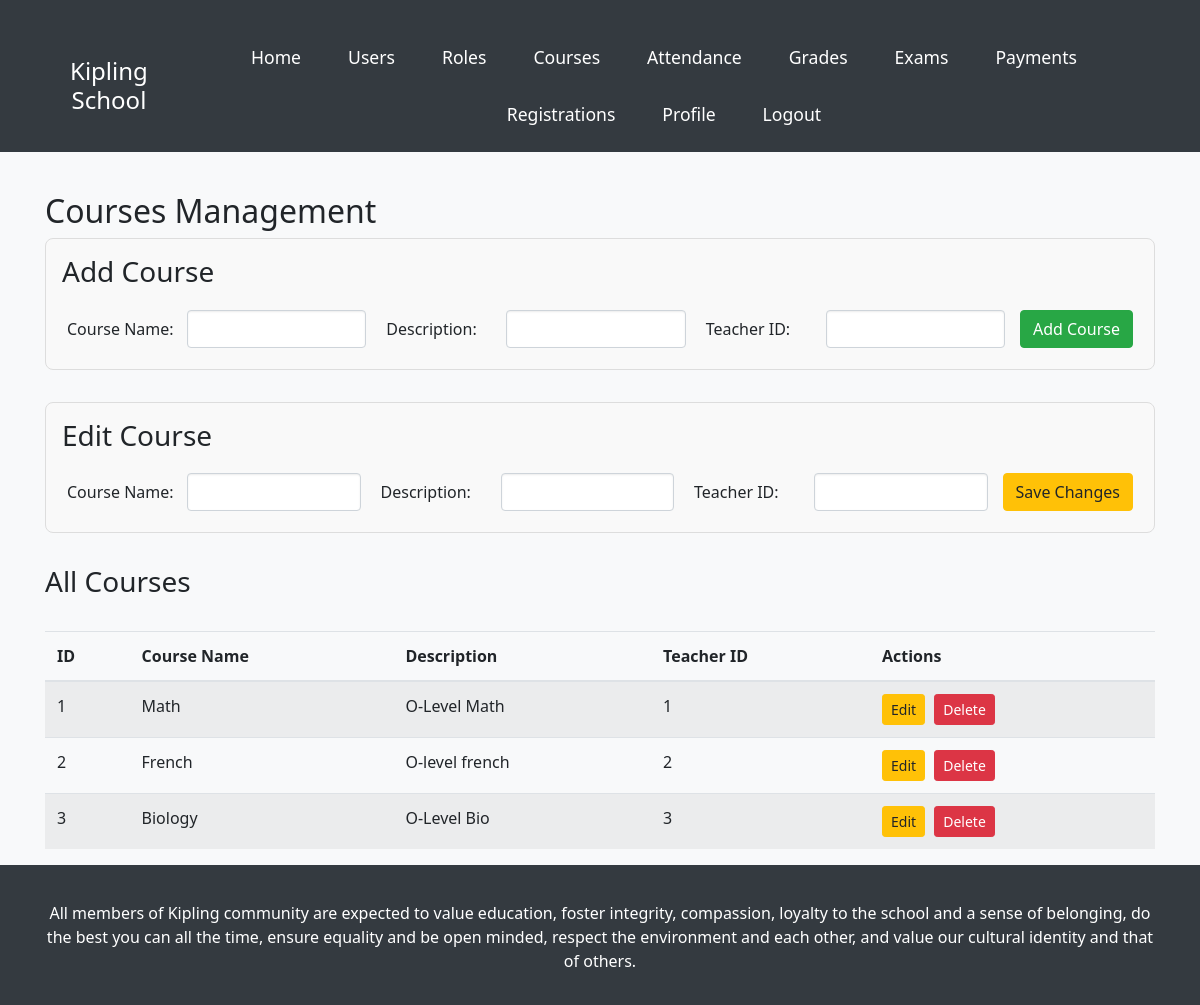
The app's page /SEFinal/views/admin/courses.php (signed in) with its own data.
### tables this page shows
CREATE TABLE `Courses` (
  `CourseID` int(11) NOT NULL,
  `CourseName` varchar(100) DEFAULT NULL,
  `TeacherID` int(11) DEFAULT NULL,
  `Description` text DEFAULT NULL
);

### SEFinal/models/Course.php (called while the page is built, shortened)
<?php
class Course {
    private $conn;
    public function __construct($db) {
        $this->conn = $db;
    }
    public function getAllCourses() {
        $query = "SELECT * FROM courses";
        $result = $this->conn->query($query);
        return $result;
    }
}
?>

### SEFinal/views/admin/courses.php (the view, shortened to what this page needs)
<?php
include('../../includes/header.php');
include('../../includes/db.php');
include('../../models/Course.php');
$course = new Course($conn);
$courses = $course->getAllCourses();
?>
<div class="container">
    <h2>Courses Management</h2>
    <div class="form-section">
        <h3>Add Course</h3>
        <form method="POST" action="../../controllers/CourseController.php" class="form-inline">
            <div class="form-group">
                <label for="courseName">Course Name:</label>
                <input type="text" id="courseName" name="courseName" class="form-control" required>
            </div>
            <div class="form-group">
                <label for="description">Description:</label>
                <input type="text" id="description" name="description" class="form-control" required>
            </div>
            <div class="form-group">
                <label for="teacherId">Teacher ID:</label>
                <input type="number" id="teacherId" name="teacherId" class="form-control" required>
            </div>
            <button type="submit" class="btn btn-success">Add Course</button>
        </form>
    </div>
    <div class="form-section">
        <h3>Edit Course</h3>
        <form method="POST" action="../../controllers/CourseController.php" class="form-inline">
            <div class="form-group">
                <label for="editCourseName">Course Name:</label>
                <input type="text" id="editCourseName" name="courseName" class="form-control" required>
            </div>
            <div class="form-group">
                <label for="editDescription">Description:</label>
                <input type="text" id="editDescription" name="description" class="form-control" required>
            </div>
            <div class="form-group">
                <label for="editTeacherId">Teacher ID:</label>
                <input type="number" id="editTeacherId" name="teacherId" class="form-control" required>
            </div>
            <button type="submit" class="btn btn-warning">Save Changes</button>
        </form>
    </div>
    <h3>All Courses</h3>
    <table class="table table-striped">
        <thead>
            <tr>
                <th>ID</th>
                <th>Course Name</th>
                <th>Description</th>
                <th>Teacher ID</th>
                <th>Actions</th>
            </tr>
        </thead>
        <tbody>
            <?php while ($row = $courses->fetch_assoc()): ?>
                <tr>
                    <td><?php echo $row['CourseID']; ?></td>
                    <td><?php echo $row['CourseName']; ?></td>
                    <td><?php echo $row['Description']; ?></td>
                    <td><?php echo $row['TeacherID']; ?></td>
                    <td>
                        <button class="btn btn-sm btn-warning" onclick="editCourse('<?php echo $row['CourseID']; ?>', '<?php echo $row['CourseName']; ?>', '<?php echo $row['Description']; ?>', '<?php echo $row['TeacherID']; ?>')">Edit</button>
                        <a class="btn btn-sm btn-danger" href="../../controllers/CourseController.php?action=delete&id=<?php echo $row['CourseID']; ?>" onclick="return confirm('Are you sure you want to delete this course?');">Delete</a>
                    </td>
                </tr>
            <?php endwhile; ?>
        </tbody>
    </table>
</div>
<?php
include('../../includes/footer.php');
?>

### SEFinal/includes/header.php (shortened to what this page needs)
<!DOCTYPE html>
<html lang="en">
<head>
    <link rel="stylesheet" href="https://maxcdn.bootstrapcdn.com/bootstrap/4.5.2/css/bootstrap.min.css">
    <link rel="stylesheet" href="/SEFinal/css/style.css">
</head>
<body>
<?php if (isset($_SESSION['user_id'])): ?>
<header class="bg-dark text-white p-3">
    <div class="container">
        <h1 class="text-center">Kipling School</h1>
        <nav class="nav justify-content-center">
            <a class="nav-link text-white" href="/SEFinal/index.php">Home</a>
            <a class="nav-link text-white" href="/SEFinal/views/admin/users.php">Users</a>
            <a class="nav-link text-white" href="/SEFinal/views/admin/roles.php">Roles</a>
            <a class="nav-link text-white" href="/SEFinal/views/admin/courses.php">Courses</a>
            <a class="nav-link text-white" href="/SEFinal/views/admin/attendance.php">Attendance</a>
            <a class="nav-link text-white" href="/SEFinal/views/admin/grades.php">Grades</a>
            <a class="nav-link text-white" href="/SEFinal/views/admin/exams.php">Exams</a>
            <a class="nav-link text-white" href="/SEFinal/views/admin/payments.php">Payments</a>
            <a class="nav-link text-white" href="/SEFinal/views/admin/registrations.php">Registrations</a>
            <a class="nav-link text-white" href="/SEFinal/views/profile.php">Profile</a>
            <a class="nav-link text-white" href="/SEFinal/views/logout.php">Logout</a>
        </nav>
    </div>
</header>
<?php endif; ?>
</body>
</html>

### SEFinal/includes/footer.php
<footer class="bg-dark text-white text-center p-3 mt-auto">
    <div class="container">
        <p>All members of Kipling community are expected to value education, foster integrity, compassion, loyalty to the school and a sense of belonging, do the best you can all the time, ensure equality and be open minded, respect the environment and each other, and value our cultural identity and that of others.</p>
    </div>
</footer>
</body>
</html>

### SEFinal/css/style.css (style rules this page uses)
body, html { height: 100%; margin: 0; }
body { display: flex; flex-direction: column; background-color: #f8f9fa; font-family: 'Segoe UI', Tahoma, Geneva, Verdana, sans-serif; }
header { background-color: #343a40; padding: 1rem 0; position: relative; z-index: 1; }
header h1 { margin: 0; font-size: 1.5rem; }
.nav .nav-link { font-size: 1.1rem; }
.text-white { color: #ffffff; }
h1 { font-size: 2.5rem; margin-bottom: 1rem; color: #ffffff; }
input.form-control { color: #000; background-color: #fff; border: 1px solid #ced4da; }
input.form-control::placeholder { color: #666; }
.btn-success { background-color: #28a745; border-color: #28a745; }
.btn-warning { background-color: #ffc107; border-color: #ffc107; }
.form-group { margin-bottom: 1.5rem; }
.form-control { padding: 0.75rem 1rem; font-size: 1rem; border-radius: 0.25rem; border: 1px solid #ced4da; box-shadow: inset 0 1px 2px rgba(0,0,0,.075); color: #000; background-color: #fff; }
.container { margin-top: 20px; }
.form-inline .form-group { margin-right: 10px; }
.table { margin-top: 20px; }
.btn { margin-right: 5px; }
header { background-color: #343a40; padding: 10px 0; margin-bottom: 20px; }
header .container { display: flex; justify-content: space-between; align-items: center; }
header h1 { margin: 0; }
header nav { display: flex; gap: 15px; }
header .nav-link { color: #fff; text-decoration: none; }
.form-section { margin-bottom: 2rem; padding: 1rem; border: 1px solid #ddd; border-radius: 8px; background-color: #f9f9f9; }
.form-section h3 { margin-bottom: 1rem; }
.form-section form { display: flex; flex-wrap: wrap; align-items: center; }
.form-section .form-group { flex: 1; margin: 5px; }
.form-section .form-group label { display: inline-block; width: 120px; }
.form-section .form-group input { width: calc(100% - 130px); }
.table { margin-top: 2rem; }

### records on screen
courses: CourseID "1", CourseName "Math", Description "O-Level Math", TeacherID "1"
courses: CourseID "2", CourseName "French", Description "O-level french", TeacherID "2"
courses: CourseID "3", CourseName "Biology", Description "O-Level Bio", TeacherID "3"
